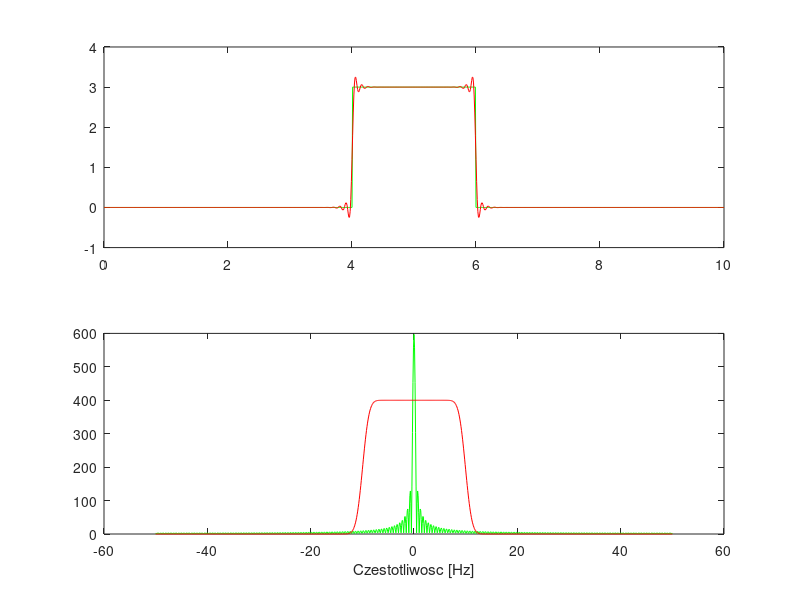

Recreate this plot in MATLAB.
%%
close all; clear; clc;
Fs=100;
t=0:(1/Fs):10;
x = 0.9*sin(2*pi/0.1*t) + 0.6*sin(2*pi*17*t) + 4*(1-abs(t-4)/1.5).*(abs(t-4)<1.5); 

xlabel('Czas [s]')
XT=fftshift(fft(x));
WA=abs(XT); 
%WF=angle(XT);
%f=linspace(0,Fs,length(t));  %rozdziela wektor na liniowe czesci
f=linspace(-Fs/2,Fs/2,length(t));  % (a)

filtr=1.0*(abs(f)<14); %> - dolnoprzepustowy
x_new=real(ifft(ifftshift(filtr.*XT))); %obcinamy urojone
subplot(211), plot(t, x, 'g', t, x_new, 'r');
subplot(212), plot(f, WA, 'g', f, filtr*400, 'r'); % widmo amplitudowe i fazowe jest OD CZESTOTLIWOSCI
xlabel('Czestotliwosc [Hz]');  

%%
close all; clear; clc;
Fs=100;
t=0:(1/Fs):10;
%x = 0.9*sin(2*pi/0.1*t) + 0.6*sin(2*pi*17*t) + 4*(1-abs(t-4)/1.5).*(abs(t-4)<1.5); 
x=3*(abs(t-5)<1); %dla prostokatnego 

xlabel('Czas [s]')
XT=fftshift(fft(x));
WA=abs(XT); 
%WF=angle(XT);
%f=linspace(0,Fs,length(t));
f=linspace(-Fs/2,Fs/2,length(t));  % (a)

filtr=1.0*( abs(f)<=7 | abs(f)>=14 );

x_new=real(ifft(ifftshift(filtr.*XT)));
subplot(211), plot(t,x, 'g', t, x_new, 'r');
subplot(212), plot(f, WA, 'g', f, filtr*400, 'r');%OD CZESTOTLIWOSCI
xlabel('Czestotliwosc [Hz]');  

%% FILTR BUTTERWORTHA
close all; clear; clc;
Fs=100;
t=0:(1/Fs):10;
%x = 0.9*sin(2*pi/0.1*t) + 0.6*sin(2*pi*17*t) + 4*(1-abs(t-4)/1.5).*(abs(t-4)<1.5); 
x=3*(abs(t-5)<1); %dla prostokatnego 

xlabel('Czas [s]')
XT=fftshift(fft(x));
WA=abs(XT); 
%WF=angle(XT);
%f=linspace(0,Fs,length(t));
f=linspace(-Fs/2,Fs/2,length(t));  % (a)

filtr=1./(1+(f/10).^10);

x_new=real(ifft(ifftshift(filtr.*XT)));
subplot(211), plot(t, x, 'g', t, x_new, 'r');
subplot(212), plot(f, WA, 'g', f, filtr*400, 'r');%OD CZESTOTLIWOSCI
xlabel('Czestotliwosc [Hz]');  

%% FILTR GAUSSA
clear all; clear; clc;
Fs=100;
t=0:(1/Fs):10;
%x = 0.9*sin(2*pi/0.1*t) + 0.6*sin(2*pi*17*t) + 4*(1-abs(t-4)/1.5).*(abs(t-4)<1.5); 
x=3*(abs(t-5)<1); %dla prostokatnego 

xlabel('Czas [s]')
XT=fftshift(fft(x));
WA=abs(XT); 
%WF=angle(XT);
%f=linspace(0,Fs,length(t));
f=linspace(-Fs/2,Fs/2,length(t));  % (a)

%filtr=exp(-f.*f/(2*10*10)); %oscylacje 0 ale wada oslabiamy od 0 sygnal

filtr=1.0*(abs(f)<10); %lowpass
tt=-50:50; % okienkujemy filtr idealny
gg=exp(-tt.*tt/(2*100));
gg=gg/sum(gg(:));
filtr=conv(filtr,gg,'same');

x_new=real(ifft(ifftshift(filtr.*XT)));
subplot(211), plot(t, x, 'g', t, x_new, 'r');
subplot(212), plot(f, WA, 'g', f, filtr*400, 'r');%OD CZESTOTLIWOSCI
xlabel('Czestotliwosc [Hz]');  

%% 
conv([3 0 -1 2],[1 0 -1])
conv([2 -1 1 3],[2 0 -3])